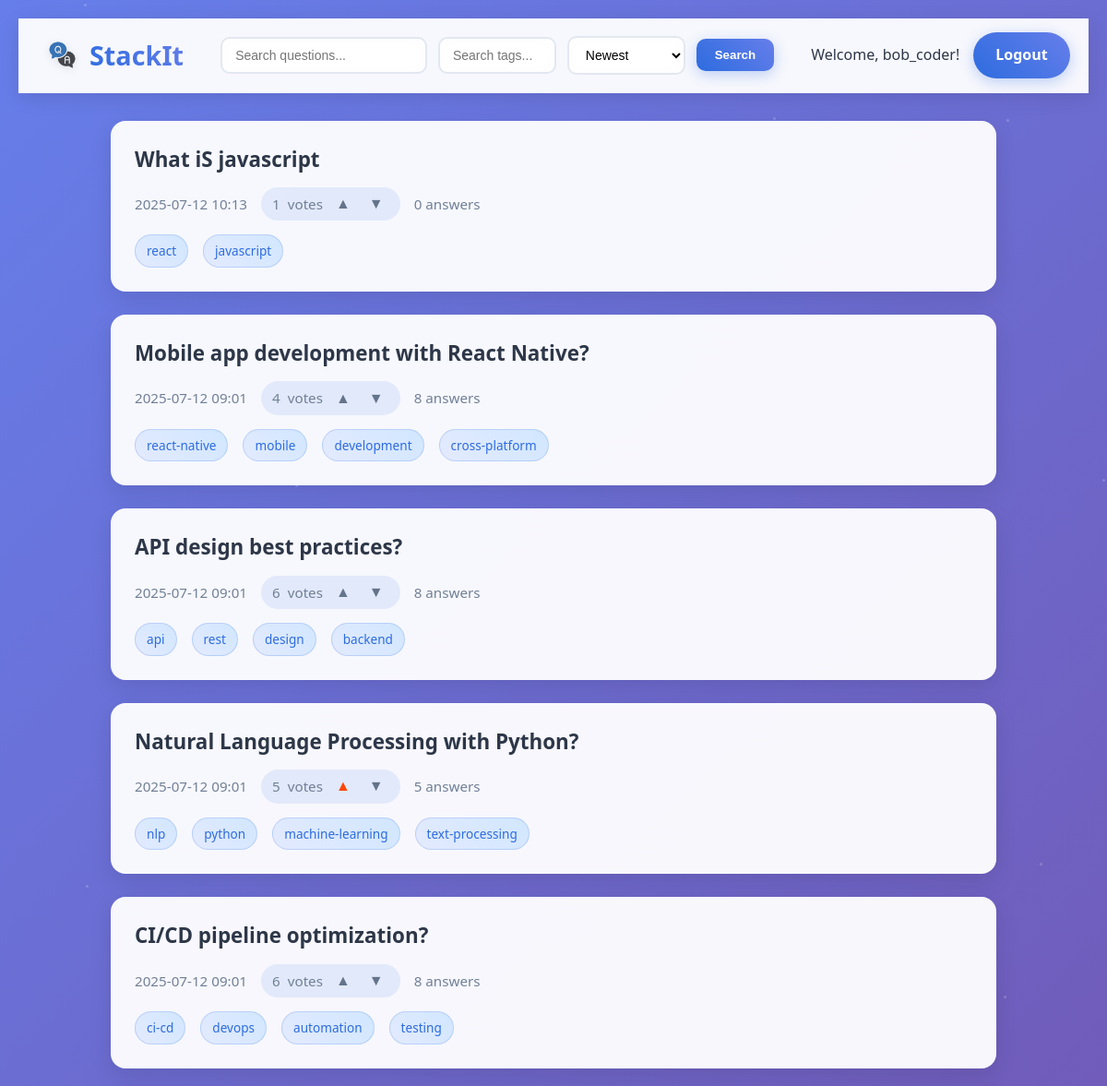
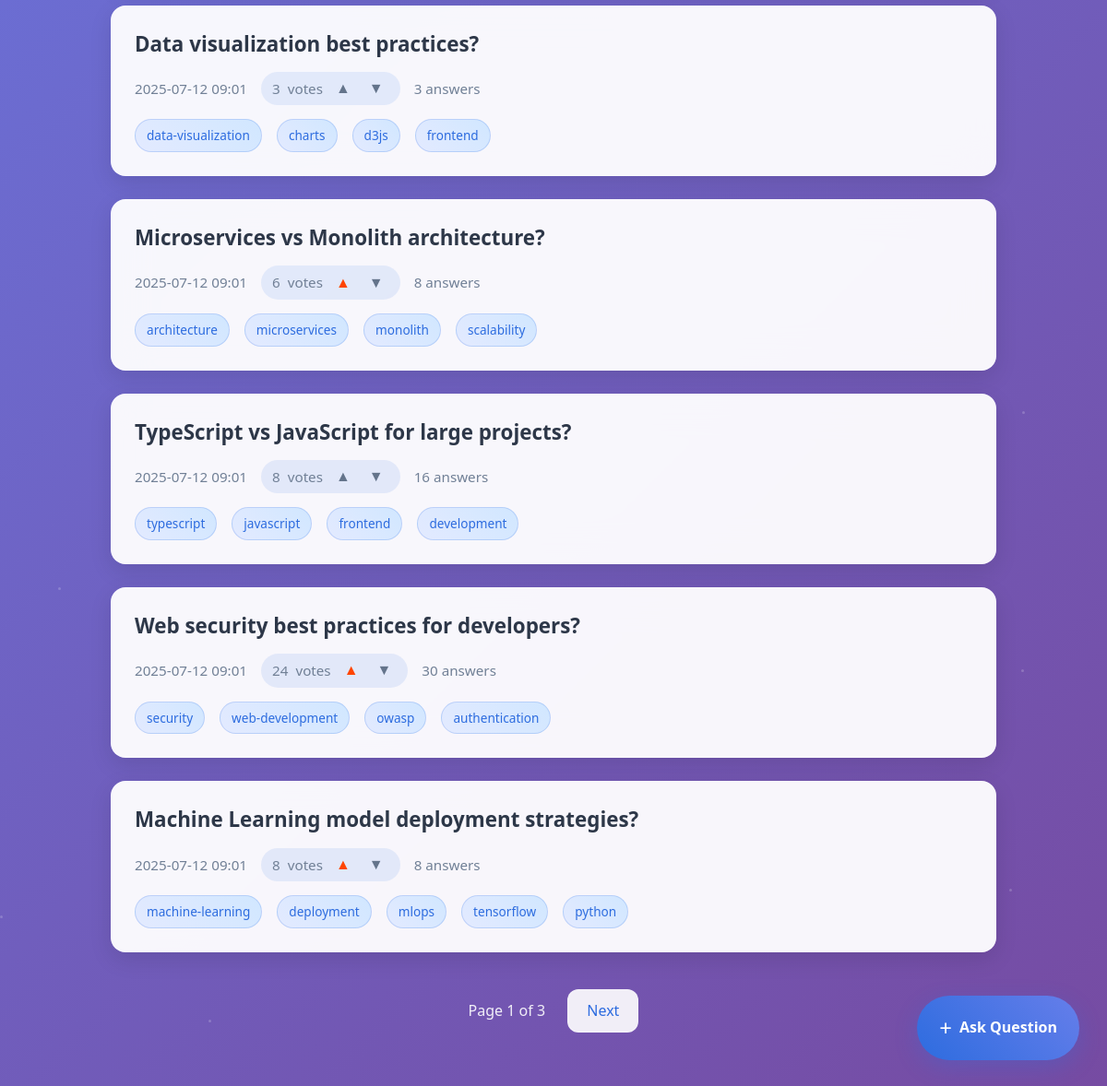
Screenshot of / (signed in) with the database file from the repository (2 pictures, top to bottom).
### accounts/models.py (models this page shows)
class User(AbstractUser):
    ROLE_CHOICES = (
        ('user', 'User'),
        ('admin', 'Admin'),
    )
    role = models.CharField(max_length=10, choices=ROLE_CHOICES, default='user')
    is_banned = models.BooleanField(default=False)

### questions/models.py (models this page shows, shortened)
class Question(models.Model):
    title = models.CharField(max_length=200)
    description = models.TextField()  # Will store HTML from rich text editor
    author = models.ForeignKey(settings.AUTH_USER_MODEL, on_delete=models.CASCADE)
    created_at = models.DateTimeField(auto_now_add=True)
    tags = models.CharField(max_length=200)  # Comma-separated tags for simplicity

### accounts/views.py (the view)
# urls.py: path('', landing, name='landing'),
def landing(request):
    q = request.GET.get('q', '')
    tag = request.GET.get('tag', '')
    sort = request.GET.get('sort', 'new')
    questions = Question.objects.all()  # type: ignore
    if q:
        questions = questions.filter(title__icontains=q)
    if tag:
        questions = questions.filter(tags__icontains=tag)
    questions = questions.annotate(
        upvotes=Coalesce(Sum('vote__value', filter=Q(vote__vote_type='question', vote__value=1)), V(0)),
        downvotes=Coalesce(Sum('vote__value', filter=Q(vote__vote_type='question', vote__value=-1)), V(0)),
        answer_count=Coalesce(Count('answers'), V(0))
    )
    if sort == 'new':
        questions = questions.order_by('-created_at')
    elif sort == 'old':
        questions = questions.order_by('created_at')
    elif sort == 'upvotes':
        questions = questions.order_by('-upvotes')
    elif sort == 'downvotes':
        questions = questions.order_by('upvotes')
    paginator = Paginator(questions, 10)
    page_number = request.GET.get('page')
    questions_page = paginator.get_page(page_number)
    for question in questions_page:
        question.net_votes = question.upvotes + question.downvotes
        print(f"Question {question.id}: upvotes={question.upvotes}, downvotes={question.downvotes}, net_votes={question.net_votes}")
    for q in questions_page:
        q.tags_list = [t.strip() for t in q.tags.split(',') if t.strip()]
    querystring = ''
    for key in ['q', 'tag', 'sort']:
        value = request.GET.get(key)
        if value:
            querystring += f'&{key}={value}'
    user_votes = {}
    if request.user.is_authenticated:
        votes = Vote.objects.filter(  # type: ignore
            user=request.user,
            vote_type='question',
            question__in=[q.id for q in questions_page]
        )
        user_votes = {v.question_id: v.value for v in votes}
    return render(request, 'landing.html', {
        'username': request.user.username if request.user.is_authenticated else None,
        'questions': questions_page,
        'querystring': querystring,
        'user_votes': user_votes,
    })

### questions/templatetags/dict_get.py (called while the page is built)
@register.filter
def dict_get(d, k):
    return d.get(k)

### templates/landing.html (shortened to what this page needs)
{% load static %}
{% load dict_get %}
<!DOCTYPE html>
<html>
<head>
    <link rel="stylesheet" href="{% static 'css/styles.css' %}">
</head>
<body>
    <div class="particles" id="particles"></div>
    <div class="landing-container">
        <div class="top-bar" id="top-bar">
        <div class="logo">
            <img src="{% static 'images/logo.png' %}" alt="StackIt Logo" height="40">
            <span class="site-name">StackIt</span>
        </div>
        <form class="search-form" method="get" action="{% url 'landing' %}">
            <input type="text" name="q" placeholder="Search questions..." value="{{ request.GET.q }}">
            <input type="text" name="tag" placeholder="Search tags..." value="{{ request.GET.tag }}">
            <select name="sort">
                <option value="new" {% if request.GET.sort == "new" %}selected{% endif %}>Newest</option>
            </select>
            <button type="submit">Search</button>
        </form>
        <div class="user-actions">
            {% if username %}
                <span class="user-welcome">Welcome, {{ username }}!</span>
                <a href="{% url 'logout' %}" class="login-btn">Logout</a>
            {% else %}
                <a href="{% url 'login' %}" class="login-btn">Login</a>
            {% endif %}
        </div>
    </div>
        <div class="questions-list" id="questions-list">
        {% for question in questions %}
                <div class="question-card card-loading" data-index="{{ forloop.counter0 }}">
                <a href="{% url 'question_detail' question.id %}">
                    <h3>{{ question.title }}</h3>
                </a>
                <div class="meta">
                        <span>{{ question.created_at|date:"Y-m-d H:i" }}</span>
                    <span class="vote-group" id="q-vote-group-{{ question.id }}">
                            <span id="q-votes-{{ question.id }}">{{ question.net_votes|default:"0" }}</span>
                        <span>votes</span>
                        {% if username %}
                            <button class="vote-btn {% if user_votes|dict_get:question.id == 1 %}voted-up{% endif %}" onclick="vote('question', {{ question.id }}, 1)">▲</button>
                            <button class="vote-btn {% if user_votes|dict_get:question.id == -1 %}voted-down{% endif %}" onclick="vote('question', {{ question.id }}, -1)">▼</button>
                        {% else %}
                            <button class="vote-btn" onclick="window.location='{% url 'login' %}'">▲</button>
                            <button class="vote-btn" onclick="window.location='{% url 'login' %}'">▼</button>
                        {% endif %}
                    </span>
                    <span>{{ question.answer_count|default:0 }} answers</span>
                </div>
                <div class="tags">
                    {% for tag in question.tags_list %}
                        <span class="tag">{{ tag }}</span>
                    {% endfor %}
                </div>
            </div>
        {% empty %}
                <div class="empty-state">
            <p>No questions found.</p>
                </div>
        {% endfor %}
    </div>
        <div class="pagination" id="pagination">
        <span>Page {{ questions.number }} of {{ questions.paginator.num_pages }}</span>
        {% if questions.has_next %}
            <a href="?page={{ questions.next_page_number }}{{ querystring }}">Next</a>
        {% endif %}
    </div>
    </div>
    {% if username %}
        <a href="{% url 'ask_question' %}" class="ask-question-btn" id="ask-btn">
            Ask Question
        </a>
    {% else %}
        <a href="{% url 'login' %}" class="ask-question-btn" id="ask-btn">
            Ask Question
        </a>
    {% endif %}
</body>
</html>

### static/css/styles.css (style rules this page uses)
:root { --primary-color: #2d6cdf; --primary-dark: #1a4a8a; --text-color: #2c3e50; --background-color: #f8fafc; --card-background: #ffffff; --border-radius: 12px; --shadow: 0 4px 6px -1px rgba(0, 0, 0, 0.1), 0 2px 4px -1px rgba(0, 0, 0, 0.06); --transition: all 0.3s ease; }
body { background: var(--background-color); font-family: 'Inter', system-ui, -apple-system, sans-serif; color: var(--text-color); line-height: 1.6; margin: 0; padding: 20px; }
.tag { display: inline-block; background: #e3eaff; color: var(--primary-color); border-radius: 20px; padding: 4px 12px; margin-right: 8px; font-size: 0.9rem; font-weight: 500; transition: var(--transition); }
.vote-group { display: inline-flex; align-items: center; gap: 8px; background: #f1f5f9; padding: 8px 12px; border-radius: 20px; font-weight: 500; }
.vote-btn { background: none !important; border: none !important; color: #64748b !important; font-size: 1.2em; cursor: pointer; margin: 0 2px; padding: 2px 4px !important; border-radius: 3px; transition: var(--transition); }
.vote-btn.voted-up { color: #ff4500 !important; }
button[type="submit"] { background: var(--primary-color); color: white; border: none; padding: 12px 24px; border-radius: var(--border-radius); font-weight: 500; cursor: pointer; transition: var(--transition); }

### rows the page displays
User: username "bob_coder"
Question: title "What iS javascript", created_at "2025-07-12 10:13", net_votes "1", answer_count "0", tags_list "react" "javascript"
Question: title "Mobile app development with React Native?", created_at "2025-07-12 09:01", net_votes "4", answer_count "8", tags_list "react-native" "mobile" "development" "cross-platform"
Question: title "API design best practices?", created_at "2025-07-12 09:01", net_votes "6", answer_count "8", tags_list "api" "rest" "design" "backend"
Question: title "Natural Language Processing with Python?", created_at "2025-07-12 09:01", net_votes "5", answer_count "5", tags_list "nlp" "python" "machine-learning" "text-processing"
Question: title "CI/CD pipeline optimization?", created_at "2025-07-12 09:01", net_votes "6", answer_count "8", tags_list "ci-cd" "devops" "automation" "testing"
Question: title "Data visualization best practices?", created_at "2025-07-12 09:01", net_votes "3", answer_count "3", tags_list "data-visualization" "charts" "d3js" "frontend"
Question: title "Microservices vs Monolith architecture?", created_at "2025-07-12 09:01", net_votes "6", answer_count "8", tags_list "architecture" "microservices" "monolith" "scalability"
Question: title "TypeScript vs JavaScript for large projects?", created_at "2025-07-12 09:01", net_votes "8", answer_count "16", tags_list "typescript" "javascript" "frontend" "development"
Question: title "Web security best practices for developers?", created_at "2025-07-12 09:01", net_votes "24", answer_count "30", tags_list "security" "web-development" "owasp" "authentication"
Question: title "Machine Learning model deployment strategies?", created_at "2025-07-12 09:01", net_votes "8", answer_count "8", tags_list "machine-learning" "deployment" "mlops" "tensorflow" "python"

### other values shown
{{ questions.number }} "1"
{{ questions.paginator.num_pages }} "3"
